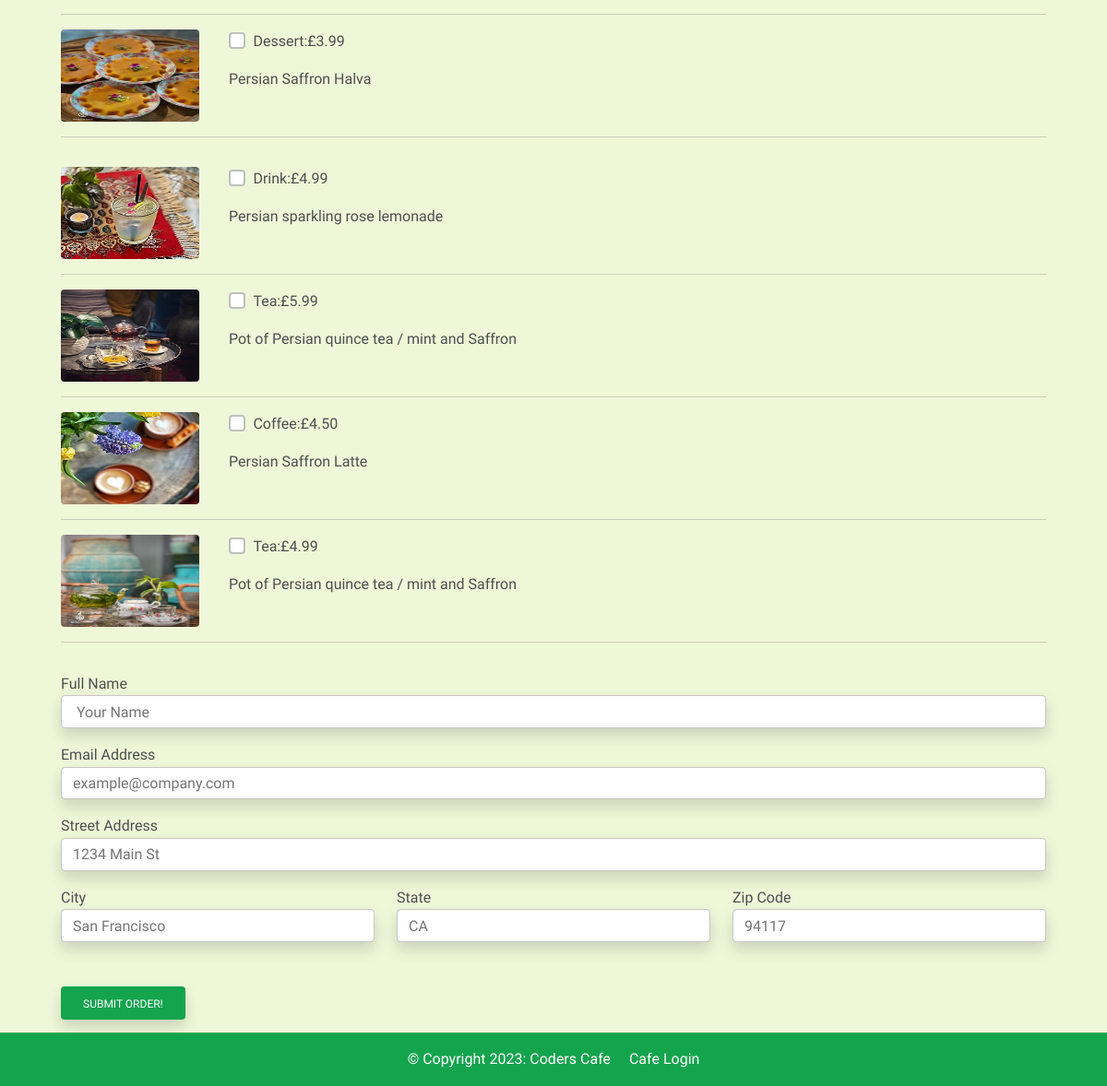
The page /order/ (lower part) on the database as committed earlier.
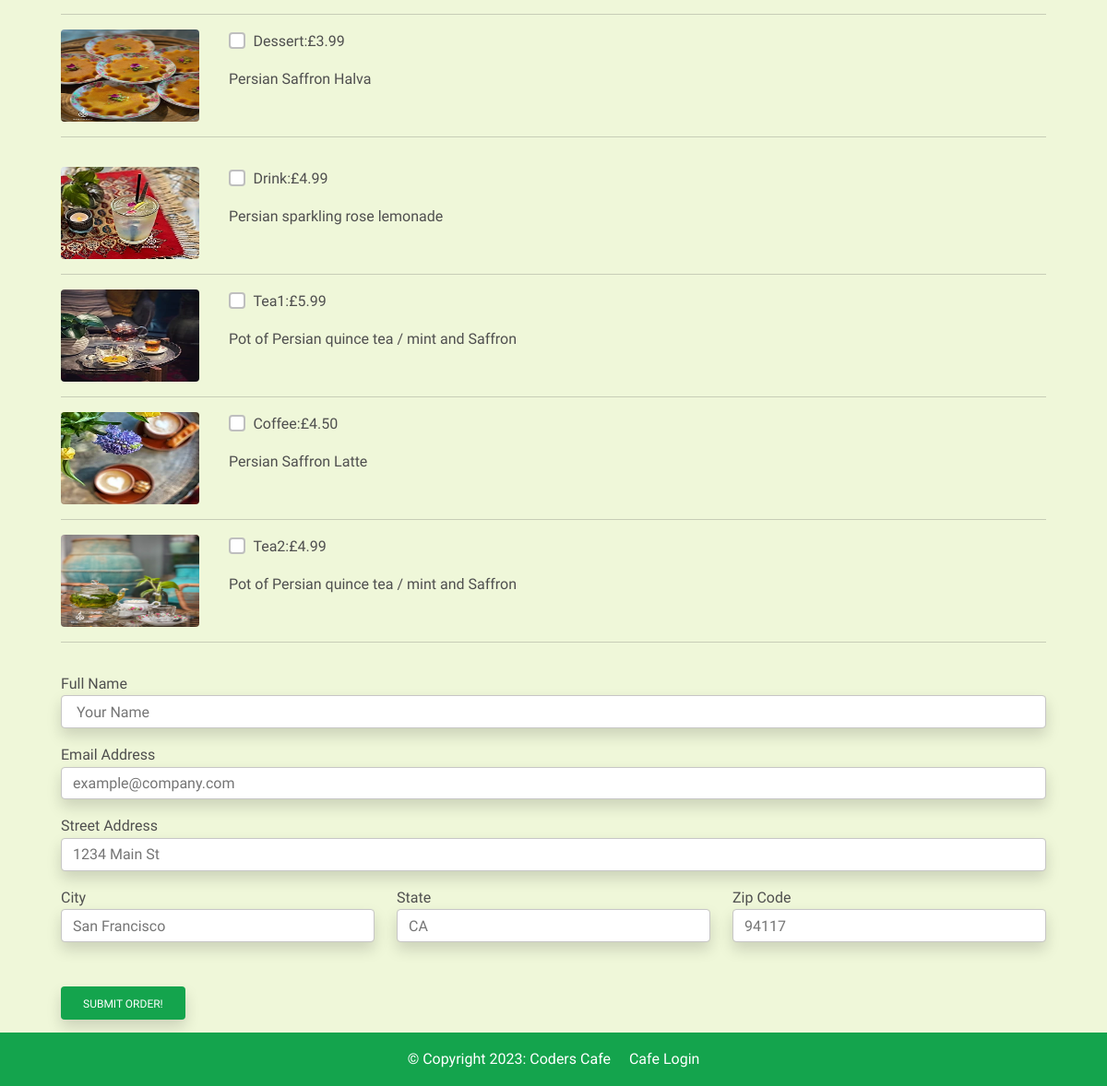
The same page on the database as committed later.
### customer/models.py (models this page shows, shortened)
class MenuItem(models.Model):
    name = models.CharField(max_length=100)
    description = models.TextField()
    image = models.ImageField(upload_to='menu_images/')
    price = models.DecimalField(max_digits=5, decimal_places=2)
    category = models.ManyToManyField('category', related_name='item')

### customer/views.py (the view, shortened to what this page needs)
# urls.py: path('order/', Order.as_view(), name='order'),
class Order(View):
    def get(self, request, *args, **kwargs):
        appetizers = MenuItem.objects.filter(
            category__name__contains='Appetizer')
        entres = MenuItem.objects.filter(category__name__contains='Entre')
        desserts = MenuItem.objects.filter(category__name__contains='Dessert')
        drinks = MenuItem.objects.filter(category__name__contains='Drink')
        context = {
            'appetizers': appetizers,
            'entres': entres,
            'desserts': desserts,
            'drinks': drinks,
        }
        return render(request, 'customer/order.html', context)

### customer/templates/customer/order.html (shortened to what the changed rows need)
{% extends 'customer/base.html' %}
{% block content %}
<div class="back-order">
    <div class="container mb-5 mytext_style">
        <div class="row-justify-content-center">
            <div class="col-md-12 col-sm-12 p-4">
                <form method="POST">
                    <div class="pt-3">
                        {% for drink in drinks %}
                        <div class="row">
                            <div class="col-md-2 col-sm-12">
                                <img class="rounded" src="{{ drink.image.url}}" width="150" height="100" />
                            </div>
                            <div class="col-md-8 col-sm-12">
                                <div class="d-flex flex-row">
                                    <div class="form-group form-check">
                                        <input type="checkbox" name="items[]" class="form-check-input"
                                            value="{{ drink.pk }}">
                                        <label class="form-check-label">{{ drink.name }}: </label>
                                    </div>
                                    <p class="font-weight-bold pl-5">£{{ drink.price }}</p>
                                </div>
                                <p>{{ drink.description }}</p>
                            </div>
                        </div>
                        <hr />
                        {% endfor %}
                    </div>
            </div>
        </div>
    </div>
</div>
{% endblock content %}

Rows that differ between the two databases and show on the page:
changed MenuItem: name "Tea" → "Tea1"
changed MenuItem: name "Tea" → "Tea2"
